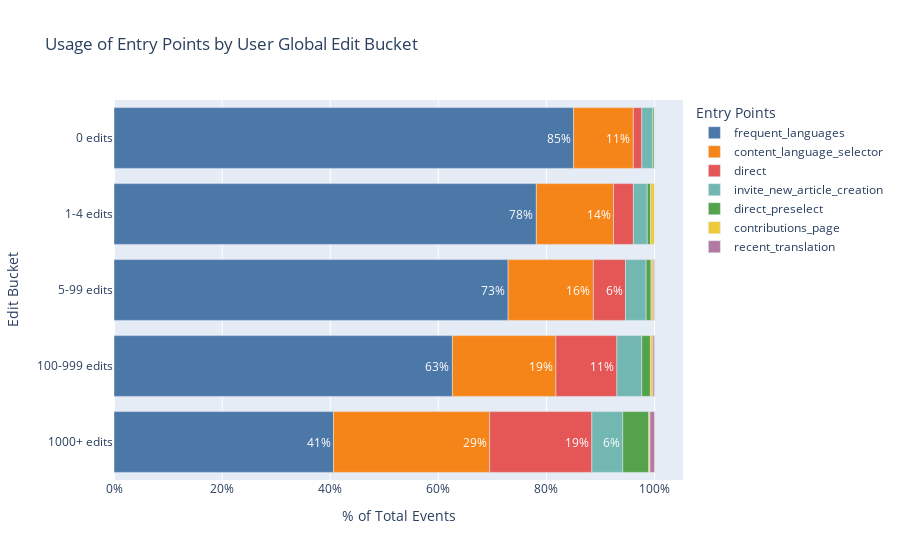

The code cell stored with this chart in its notebook:
### Code cell
entry_by_edit_bucket['percent_annot'] = (
    entry_by_edit_bucket['percent']
    .apply(lambda x:f"{x:.0%}" if x > 0.05 else None)
)

fig = px.bar(entry_by_edit_bucket, 
             x='percent', 
             y='edit_bucket', 
             color='source',
             labels={
                 'percent':'% of Total Events', 
                 'edit_bucket': 'Edit Bucket', 
                 'source': 'Entry Points'
             },
             color_discrete_sequence=px.colors.qualitative.T10,
             title='Usage of Entry Points by User Global Edit Bucket',
             text='percent_annot', 
             category_orders={
                 'edit_bucket': edit_buckets, 
                 'source': entry_points_freq.entry_point.values.tolist()
             }
            )


fig.update_layout(barmode='relative', height=650)
fig.update_xaxes(tickformat='.0%')
fig.update_traces(
    textfont_color='white', 
    hovertemplate="<br>".join([
        "Edit Bucket: %{y}",
        "Percent of Total Events: %{x:.0%}"
    ])
)

fig.show()

### Figure 1 — Plotly figure (JSON) as saved in the notebook; plotly's stock layout.template omitted (floating-point values rounded to 4 significant figures)
{"data": [{"alignmentgroup": "True", "hovertemplate": "Edit Bucket: %{y}<br>Percent of Total Events: %{x:.0%}", "legendgroup": "frequent_languages", "marker": {"color": "#4C78A8", "pattern": {"shape": ""}}, "name": "frequent_languages", "offsetgroup": "frequent_languages", "orientation": "h", "showlegend": true, "text": ["85%", "78%", "73%", "63%", "41%"], "textfont": {"color": "white"}, "textposition": "auto", "type": "bar", "x": [0.8502, 0.7813, 0.7291, 0.626, 0.4061], "xaxis": "x", "y": ["0 edits", "1-4 edits", "5-99 edits", "100-999 edits", "1000+ edits"], "yaxis": "y"}, {"alignmentgroup": "True", "hovertemplate": "Edit Bucket: %{y}<br>Percent of Total Events: %{x:.0%}", "legendgroup": "content_language_selector", "marker": {"color": "#F58518", "pattern": {"shape": ""}}, "name": "content_language_selector", "offsetgroup": "content_language_selector", "orientation": "h", "showlegend": true, "text": ["11%", "14%", "16%", "19%", "29%"], "textfont": {"color": "white"}, "textposition": "auto", "type": "bar", "x": [0.1105, 0.1429, 0.1578, 0.1915, 0.2889], "xaxis": "x", "y": ["0 edits", "1-4 edits", "5-99 edits", "100-999 edits", "1000+ edits"], "yaxis": "y"}, {"alignmentgroup": "True", "hovertemplate": "Edit Bucket: %{y}<br>Percent of Total Events: %{x:.0%}", "legendgroup": "direct", "marker": {"color": "#E45756", "pattern": {"shape": ""}}, "name": "direct", "offsetgroup": "direct", "orientation": "h", "showlegend": true, "text": [null, null, "6%", "11%", "19%"], "textfont": {"color": "white"}, "textposition": "auto", "type": "bar", "x": [0.01569, 0.03671, 0.05938, 0.1128, 0.1889], "xaxis": "x", "y": ["0 edits", "1-4 edits", "5-99 edits", "100-999 edits", "1000+ edits"], "yaxis": "y"}, {"alignmentgroup": "True", "hovertemplate": "Edit Bucket: %{y}<br>Percent of Total Events: %{x:.0%}", "legendgroup": "invite_new_article_creation", "marker": {"color": "#72B7B2", "pattern": {"shape": ""}}, "name": "invite_new_article_creation", "offsetgroup": "invite_new_article_creation", "orientation": "h", "showlegend": true, "text": [null, null, null, null, "6%"], "textfont": {"color": "white"}, "textposition": "auto", "type": "bar", "x": [0.01989, 0.02554, 0.03814, 0.04596, 0.05725], "xaxis": "x", "y": ["0 edits", "1-4 edits", "5-99 edits", "100-999 edits", "1000+ edits"], "yaxis": "y"}, {"alignmentgroup": "True", "hovertemplate": "Edit Bucket: %{y}<br>Percent of Total Events: %{x:.0%}", "legendgroup": "direct_preselect", "marker": {"color": "#54A24B", "pattern": {"shape": ""}}, "name": "direct_preselect", "offsetgroup": "direct_preselect", "orientation": "h", "showlegend": true, "text": [null, null, null, null, null], "textfont": {"color": "white"}, "textposition": "auto", "type": "bar", "x": [0.002977, 0.006385, 0.009103, 0.01602, 0.04809], "xaxis": "x", "y": ["0 edits", "1-4 edits", "5-99 edits", "100-999 edits", "1000+ edits"], "yaxis": "y"}, {"alignmentgroup": "True", "hovertemplate": "Edit Bucket: %{y}<br>Percent of Total Events: %{x:.0%}", "legendgroup": "contributions_page", "marker": {"color": "#EECA3B", "pattern": {"shape": ""}}, "name": "contributions_page", "offsetgroup": "contributions_page", "orientation": "h", "showlegend": true, "text": [null, null, null, null, null], "textfont": {"color": "white"}, "textposition": "auto", "type": "bar", "x": [0.0006765, 0.007183, 0.004335, 0.004875, 0.00229], "xaxis": "x", "y": ["0 edits", "1-4 edits", "5-99 edits", "100-999 edits", "1000+ edits"], "yaxis": "y"}, {"alignmentgroup": "True", "hovertemplate": "Edit Bucket: %{y}<br>Percent of Total Events: %{x:.0%}", "legendgroup": "recent_translation", "marker": {"color": "#B279A2", "pattern": {"shape": ""}}, "name": "recent_translation", "offsetgroup": "recent_translation", "orientation": "h", "showlegend": true, "text": [null, null, null, null, null], "textfont": {"color": "white"}, "textposition": "auto", "type": "bar", "x": [0, 0, 0.002167, 0.002786, 0.008397], "xaxis": "x", "y": ["0 edits", "1-4 edits", "5-99 edits", "100-999 edits", "1000+ edits"], "yaxis": "y"}], "layout": {"autosize": true, "barmode": "relative", "legend": {"title": {"text": "Entry Points"}, "tracegroupgap": 0}, "title": {"text": "Usage of Entry Points by User Global Edit Bucket"}, "xaxis": {"anchor": "y", "autorange": true, "domain": [0, 1], "range": [0, 1.053], "tickformat": ".0%", "title": {"text": "% of Total Events"}, "type": "linear"}, "yaxis": {"anchor": "x", "autorange": true, "categoryarray": ["1000+ edits", "100-999 edits", "5-99 edits", "1-4 edits", "0 edits"], "categoryorder": "array", "domain": [0, 1], "range": [-0.5, 4.5], "title": {"text": "Edit Bucket"}, "type": "category"}}}
